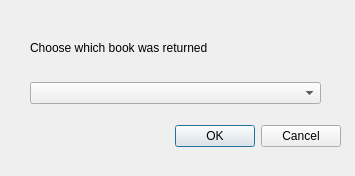
<?xml version="1.0" encoding="UTF-8"?>
<ui version="4.0">
 <class>ReturnBookDialog</class>
 <widget class="QDialog" name="ReturnBookDialog">
  <property name="geometry">
   <rect>
    <x>0</x>
    <y>0</y>
    <width>355</width>
    <height>176</height>
   </rect>
  </property>
  <property name="windowTitle">
   <string>Dialog</string>
  </property>
  <widget class="QDialogButtonBox" name="buttonBox">
   <property name="geometry">
    <rect>
     <x>0</x>
     <y>120</y>
     <width>341</width>
     <height>32</height>
    </rect>
   </property>
   <property name="orientation">
    <enum>Qt::Orientation::Horizontal</enum>
   </property>
   <property name="standardButtons">
    <set>QDialogButtonBox::StandardButton::Cancel|QDialogButtonBox::StandardButton::Ok</set>
   </property>
  </widget>
  <widget class="QWidget" name="verticalLayoutWidget">
   <property name="geometry">
    <rect>
     <x>30</x>
     <y>20</y>
     <width>291</width>
     <height>84</height>
    </rect>
   </property>
   <layout class="QVBoxLayout" name="verticalLayout">
    <item>
     <widget class="QLabel" name="label">
      <property name="text">
       <string>Choose which book was returned</string>
      </property>
     </widget>
    </item>
    <item>
     <widget class="QComboBox" name="comboBox"/>
    </item>
   </layout>
  </widget>
 </widget>
 <resources/>
 <connections>
  <connection>
   <sender>buttonBox</sender>
   <signal>accepted()</signal>
   <receiver>ReturnBookDialog</receiver>
   <slot>validateAndAccept()</slot>
   <hints>
    <hint type="sourcelabel">
     <x>248</x>
     <y>254</y>
    </hint>
    <hint type="destinationlabel">
     <x>157</x>
     <y>274</y>
    </hint>
   </hints>
  </connection>
  <connection>
   <sender>buttonBox</sender>
   <signal>rejected()</signal>
   <receiver>ReturnBookDialog</receiver>
   <slot>reject()</slot>
   <hints>
    <hint type="sourcelabel">
     <x>316</x>
     <y>260</y>
    </hint>
    <hint type="destinationlabel">
     <x>286</x>
     <y>274</y>
    </hint>
   </hints>
  </connection>
  <connection>
   <sender>comboBox</sender>
   <signal>currentTextChanged(QString)</signal>
   <receiver>ReturnBookDialog</receiver>
   <slot>changedBookChoice(QString)</slot>
   <hints>
    <hint type="sourcelabel">
     <x>175</x>
     <y>81</y>
    </hint>
    <hint type="destinationlabel">
     <x>177</x>
     <y>87</y>
    </hint>
   </hints>
  </connection>
 </connections>
 <slots>
  <slot>validateAndAccept()</slot>
  <slot>changedBookChoice(QString)</slot>
 </slots>
</ui>
